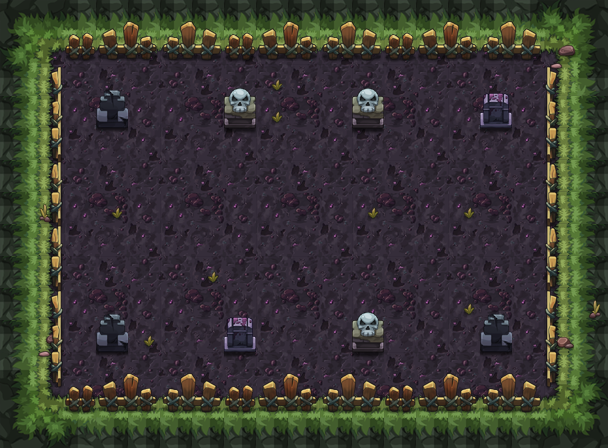

The image is a tile-based game level rendered from a .tmx file. Its description and source (layers, tilesets, objects; grid data summarised) follow:
An orthogonal 19x14 tile map with 32x32 px tiles, 10 tile layers (PASS, 块层 2, 块层 3, 块层 6, ...) and 56 objects (46x ITEM_POINT, 5x START_POINT, 4x EDGE, PLAYER).

<map version="1.0" orientation="orthogonal" width="19" height="14" tilewidth="32" tileheight="32">
<properties>
  <property name="MODE" value="INFINITE" />
 </properties>
 <tileset firstgid="1" name="yhmd" tilewidth="32" tileheight="32">
  <image source="yhmd.png" width="500" height="640" />
 </tileset>
 <layer name="PASS" width="19" height="14">
  <data>[266 cells, 124 non-empty, 10 distinct tile ids]</data>
 </layer>
 <layer name="块层 2" width="19" height="14">
  <data>[266 cells, 266 non-empty, 17 distinct tile ids]</data>
 </layer>
 <layer name="块层 3" width="19" height="14">
  <data>[266 cells, 0 non-empty, 0 distinct tile ids]</data>
 </layer>
 <layer name="块层 6" width="19" height="14">
  <data>[266 cells, 15 non-empty, 5 distinct tile ids]</data>
 </layer>
 <layer name="块层 8" width="19" height="14">
  <data>[266 cells, 8 non-empty, 2 distinct tile ids]</data>
 </layer>
 <layer name="块层 10" width="19" height="14">
  <data>[266 cells, 73 non-empty, 18 distinct tile ids]</data>
 </layer>
 <layer name="块层 4" width="19" height="14">
  <data>[266 cells, 8 non-empty, 3 distinct tile ids]</data>
 </layer>
 <layer name="SHELTER 11" width="19" height="14">
  <data>[266 cells, 15 non-empty, 5 distinct tile ids]</data>
 </layer>
 <layer name="SHELTER 9" width="19" height="14">
  <data>[266 cells, 4 non-empty, 3 distinct tile ids]</data>
 </layer>
 <layer name="SHELTER 2" width="19" height="14">
  <data>[266 cells, 4 non-empty, 3 distinct tile ids]</data>
 </layer>
 <objectgroup name="对象层 1" width="19" height="14">
  <object name="ITEM_POINT" type="ITEM_POINT" x="256" y="320" width="32" height="32" />
  <object name="PLAYER" type="PLAYER" x="288" y="224" width="32" height="32" />
  <object name="ITEM_POINT" type="ITEM_POINT" x="160" y="192" width="32" height="32" />
  <object name="ITEM_POINT" type="ITEM_POINT" x="384" y="320" width="32" height="32" />
  <object name="ITEM_POINT" type="ITEM_POINT" x="416" y="192" width="32" height="32" />
  <object name="ITEM_POINT" type="ITEM_POINT" x="192" y="320" width="32" height="32" />
  <object name="ITEM_POINT" type="ITEM_POINT" x="96" y="224" width="32" height="32" />
  <object name="ITEM_POINT" type="ITEM_POINT" x="384" y="160" width="32" height="32" />
  <object name="monster" type="START_POINT" x="128" y="128" width="32" height="32" />
  <object name="ITEM_POINT" type="ITEM_POINT" x="448" y="96" width="32" height="32" />
  <object name="ITEM_POINT" type="ITEM_POINT" x="256" y="96" width="32" height="32" />
  <object name="ITEM_POINT" type="ITEM_POINT" x="288" y="320" width="32" height="32" />
  <object name="ITEM_POINT" type="ITEM_POINT" x="224" y="256" width="32" height="32" />
  <object name="ITEM_POINT" type="ITEM_POINT" x="512" y="352" width="32" height="32" />
  <object name="ITEM_POINT" type="ITEM_POINT" x="512" y="64" width="32" height="32" />
  <object name="monster" type="START_POINT" x="448" y="288" width="32" height="32" />
  <object name="ITEM_POINT" type="ITEM_POINT" x="96" y="256" width="32" height="32" />
  <object name="ITEM_POINT" type="ITEM_POINT" x="192" y="256" width="32" height="32" />
  <object name="ITEM_POINT" type="ITEM_POINT" x="480" y="224" width="32" height="32" />
  <object name="ITEM_POINT" type="ITEM_POINT" x="160" y="96" width="32" height="32" />
  <object name="ITEM_POINT" type="ITEM_POINT" x="480" y="128" width="32" height="32" />
  <object name="ITEM_POINT" type="ITEM_POINT" x="480" y="192" width="32" height="32" />
  <object name="ITEM_POINT" type="ITEM_POINT" x="416" y="320" width="32" height="32" />
  <object name="BOSS" type="START_POINT" x="288" y="160" width="32" height="32" />
  <object name="ITEM_POINT" type="ITEM_POINT" x="320" y="320" width="32" height="32" />
  <object name="ITEM_POINT" type="ITEM_POINT" x="128" y="320" width="32" height="32" />
  <object name="ITEM_POINT" type="ITEM_POINT" x="96" y="192" width="32" height="32" />
  <object name="down_edge" type="EDGE" x="64" y="384" width="480" height="32" />
  <object name="ITEM_POINT" type="ITEM_POINT" x="352" y="256" width="32" height="32" />
  <object name="ITEM_POINT" type="ITEM_POINT" x="320" y="96" width="32" height="32" />
  <object name="ITEM_POINT" type="ITEM_POINT" x="416" y="224" width="32" height="32" />
  <object name="ITEM_POINT" type="ITEM_POINT" x="480" y="256" width="32" height="32" />
  <object name="ITEM_POINT" type="ITEM_POINT" x="288" y="96" width="32" height="32" />
  <object name="ITEM_POINT" type="ITEM_POINT" x="192" y="96" width="32" height="32" />
  <object name="ITEM_POINT" type="ITEM_POINT" x="64" y="64" width="32" height="32" />
  <object name="ITEM_POINT" type="ITEM_POINT" x="384" y="96" width="32" height="32" />
  <object name="ITEM_POINT" type="ITEM_POINT" x="384" y="256" width="32" height="32" />
  <object name="ITEM_POINT" type="ITEM_POINT" x="416" y="96" width="32" height="32" />
  <object name="up_edge" type="EDGE" x="64" y="32" width="480" height="32" />
  <object name="right_edge" type="EDGE" x="544" y="32" width="32" height="384" />
  <object name="ITEM_POINT" type="ITEM_POINT" x="96" y="288" width="32" height="32" />
  <object name="ITEM_POINT" type="ITEM_POINT" x="96" y="128" width="32" height="32" />
  <object name="ITEM_POINT" type="ITEM_POINT" x="160" y="224" width="32" height="32" />
  <object name="ITEM_POINT" type="ITEM_POINT" x="192" y="160" width="32" height="32" />
  <object name="ITEM_POINT" type="ITEM_POINT" x="480" y="288" width="32" height="32" />
  <object name="left_edge" type="EDGE" x="32" y="32" width="32" height="384" />
  <object name="ITEM_POINT" type="ITEM_POINT" x="224" y="160" width="32" height="32" />
  <object name="ITEM_POINT" type="ITEM_POINT" x="480" y="160" width="32" height="32" />
  <object name="ITEM_POINT" type="ITEM_POINT" x="64" y="352" width="32" height="32" />
  <object name="monster" type="START_POINT" x="128" y="288" width="32" height="32" />
  <object name="ITEM_POINT" type="ITEM_POINT" x="160" y="320" width="32" height="32" />
  <object name="monster" type="START_POINT" x="448" y="128" width="32" height="32" />
  <object name="ITEM_POINT" type="ITEM_POINT" x="352" y="160" width="32" height="32" />
  <object name="ITEM_POINT" type="ITEM_POINT" x="448" y="320" width="32" height="32" />
  <object name="ITEM_POINT" type="ITEM_POINT" x="128" y="96" width="32" height="32" />
  <object name="ITEM_POINT" type="ITEM_POINT" x="96" y="160" width="32" height="32" />
 </objectgroup>
</map>
